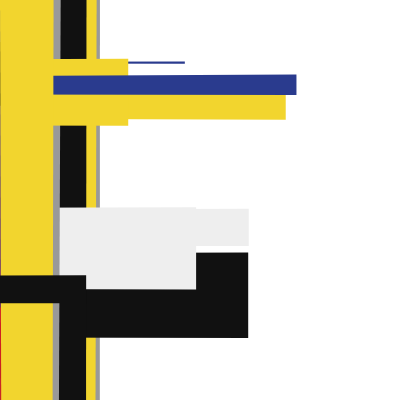
Frame 1 (no input)
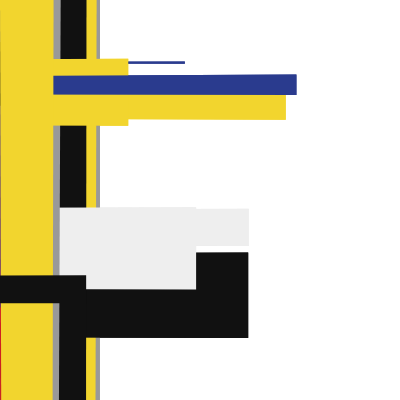
Frame 2 (the mouse pressed at the canvas centre, redrawn once)

The p5.js sketch that drew these frames (run headless with seeded random() and noise() and a simulated clock; the mouse was pressed at the canvas centre and the sketch redrawn once):

// p5.js sketch
// ── sketch.js
let t = [];
let cant = 30;

function setup() {
  createCanvas(400, 400);
  background(255);
  stroke(255);
  for(i=0; i<cant; i++){
    t[i] = new Trapecio();
    
  }
  noStroke();
}

function draw() {
  push();
  //translate(width/2-100, height/2-100);
  for(i=0; i<cant; i++){
    t[i].dibujar();
    t[i].info();
  }
  pop();
  noLoop();
}
// ── sketch1.js
function setup() {
  createCanvas(400, 400);
  angleMode(DEGREES);
}

function draw() {
  background(0);
  stroke(255);
  noFill();

  beginShape();
  let spacing = map(mouseX, 0, width, 91, 95);
  for (let a = 0; a < 360; a += spacing) {
    let x = 150 * sin(a) + 200;
    let y = 150 * cos(a) + 200;
    vertex(x, y);
  }
  
  push();
  scale(1.5, 1);
  rotate(45);
  translate(80,-200);
  pop();

  endShape(CLOSE);
}
// ── trapecio.js
let colors = ['#e21b1b', '#f2d52e', '#2a3b8e', '#eeeeee', '#999999', '#111111'];

class Trapecio{
    constructor() {
        this.pos = createVector(random(width), random(height)); // creamos un vector para randomizar el origen de los objetos trapecio creados

        //coordenadas x del trapecio
        this.x1 = 0;
        this.x2 = random(4);
        this.x3 = random(100);
        this.x4 = this.x3 + random (3);
        //coordenadas y del trapecio
        this.y1 = 0;
        this.y2 = random(1250, 300);
        this.y3 = this.y2 + random(3);
        this.y4 = 0;
        //relleno random (dentro del array colors) para cada trapecio
        this.relleno = random(colors);
        this.isVertical = random() < .5;
        
    }

    dibujar(){
        fill(this.relleno);
        push();
        
        if (this.isVertical) {
            //trasladamos y rotamos el origen de coordenadas del objeto
            translate(this.pos.x,this.pos.y);
            rotate(HALF_PI)            
        }

        beginShape();
        vertex(this.x1, this.y1);
        vertex(this.x2, this.y2);
        vertex(this.x3, this.y3);
        vertex(this.x4, this.y4);
        endShape(CLOSE);
        pop();
    }

    info(){
        console.log(this.isVertical);
    }
}
